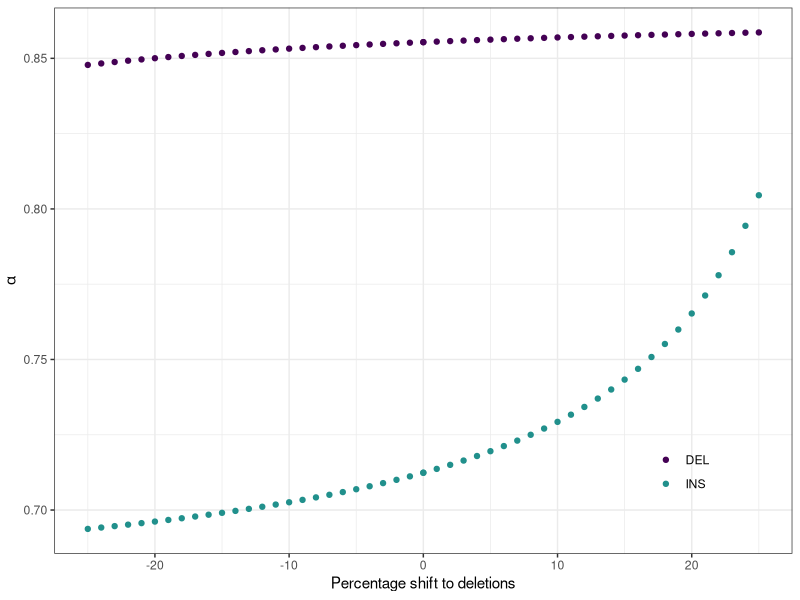

The R script that drew this image:
library(ggplot2)
library(viridis)

alpha_data = read.delim('alpha_change_with_error.txt')

alpha_plot = ggplot(alpha_data, aes(x=percent_bias_adjust, y=alpha, colour=toupper(var_type))) +
    geom_point(stat='identity') +
    theme_bw() +
    scale_colour_manual(values=viridis(n=3)) +
    theme(legend.title=element_blank(), legend.position=c(0.85, 0.15), legend.background=element_blank()) +
    xlab('Percentage shift to deletions') +
    ylab(expression(alpha))

pdf('alpha_error.pdf', width=3, height=3)

alpha_plot

dev.off()
